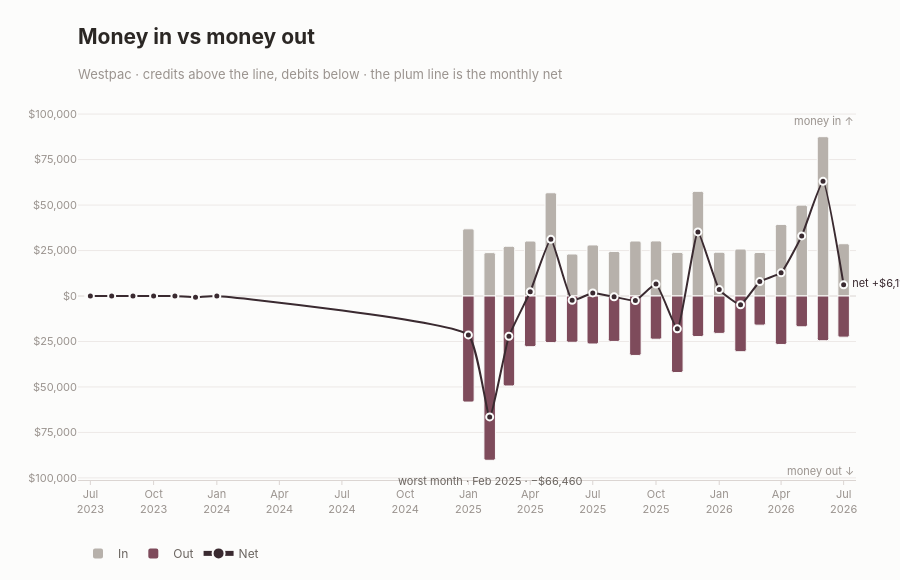

The code cell stored with this chart in its notebook:
### Code cell
"""Money in against money out — the bottom line, with category detail left to the panels above.

Two marks only, and they never touch: credits above the baseline, debits below.
Direction is the primary encoding, which leaves colour redundant — and that is what
keeps a near-neutral rose-and-grey pair legible where eight of them were not.
Validated as a pair: ΔE 28.5 under deuteranopia, 29.5 normal vision.
"""

import math


def _nice_step(span: float, target_ticks: int = 4) -> float:
    """Round tick spacing up to a 1 / 2 / 2.5 / 5 × 10ⁿ step."""
    if span <= 0:
        return 1.0
    raw = span / max(target_ticks, 1)
    mag = 10 ** math.floor(math.log10(raw))
    for m in (1, 2, 2.5, 5):
        if raw <= m * mag:
            return m * mag
    return 10 * mag


def _symmetric_axis(up: float, down: float, headroom: float = 1.12):
    """Mirrored around zero, labelled as magnitudes — no '−$' below the line.

    Ticks are clipped to the data's own reach, so the axis never runs on past the
    tallest bar just to land on a round number.
    """
    reach = max(up, down)
    limit = reach * headroom
    step = _nice_step(reach)
    n = int(limit // step)
    values = [step * i for i in range(-n, n + 1)]
    return values, [f"${abs(v):,.0f}" for v in values], [-limit, limit]


source = df_wbc
flow = source.copy()
flow["Date"] = pd.to_datetime(flow["Date"])
flow["Year Month"] = flow["Date"].dt.to_period("M").dt.to_timestamp()
flow = flow.groupby("Year Month")[["Credit", "Debit"]].sum().sort_index()
net = flow["Credit"] - flow["Debit"]

fig = go.Figure()
fig.add_trace(go.Bar(
    x=flow.index, y=flow["Credit"], name="In",
    marker=dict(color=GREY, line=dict(color=SURFACE, width=1)),
    hovertemplate="$%{y:,.0f}<extra>In</extra>",
))
fig.add_trace(go.Bar(
    x=flow.index, y=-flow["Debit"], name="Out",
    marker=dict(color=ROSE, line=dict(color=SURFACE, width=1)),
    customdata=flow["Debit"].to_numpy(),
    hovertemplate="$%{customdata:,.0f}<extra>Out</extra>",
))
fig.add_trace(go.Scatter(
    x=net.index, y=net.values, name="Net",
    mode="lines+markers",
    line=dict(color=PLUM, width=2, shape="spline", smoothing=0.4),
    marker=dict(size=7, color=PLUM, line=dict(color=SURFACE, width=2)),
    hovertemplate="$%{y:,.0f}<extra>Net</extra>",
))

ticks, labels, span = _symmetric_axis(flow["Credit"].max(), flow["Debit"].max())

fig.update_layout(
    template="none",
    barmode="relative",
    bargap=0.4,
    barcornerradius=2,
    font=dict(family=FONT, size=12, color=INK_SOFT),
    paper_bgcolor=SURFACE, plot_bgcolor=SURFACE,
    height=580,
    margin=dict(l=78, r=44, t=112, b=88),
    hovermode="x unified",
    title=dict(
        text="<b>Money in vs money out</b>",
        subtitle=dict(
            text="Westpac · credits above the line, debits below · the plum line is the monthly net",
            font=dict(size=13, color=INK_MUTED),
        ),
        font=dict(size=21, color=INK),
        x=0, xref="paper", xanchor="left", y=0.95, yanchor="top",
    ),
    legend=dict(
        orientation="h", traceorder="normal",
        x=0, xanchor="left", y=-0.16, yanchor="top",
        font=dict(size=12, color=INK_SOFT),
        itemsizing="constant", itemwidth=30,
        bgcolor="rgba(0,0,0,0)", title_text="",
    ),
    hoverlabel=dict(
        bgcolor=SURFACE, bordercolor=GRID,
        font=dict(family=FONT, size=12, color=INK), align="left",
    ),
    xaxis=dict(
        title_text="",
        showgrid=False,
        showline=True, linecolor=RULE, linewidth=1,
        ticks="outside", tickcolor=RULE, ticklen=4,
        tickfont=dict(size=11, color=INK_MUTED),
        tickformat="%b<br>%Y", dtick="M3",
        range=[flow.index.min() - pd.Timedelta(days=18),
               flow.index.max() + pd.Timedelta(days=18)],
    ),
    yaxis=dict(
        title_text="",
        showgrid=True, gridcolor=GRID, gridwidth=1,
        zeroline=True, zerolinecolor=RULE, zerolinewidth=1,
        showline=False, ticks="",
        tickfont=dict(size=11, color=INK_MUTED),
        tickmode="array", tickvals=ticks, ticktext=labels, range=span,
    ),
)

# Direction said in words, so the reader never has to decode it from the two fills.
for text, y, anchor in (("money in ↑", span[1], "top"), ("money out ↓", span[0], "bottom")):
    fig.add_annotation(
        x=1, xref="paper", xanchor="right", y=y, yanchor=anchor,
        text=text, showarrow=False, font=dict(size=11, color=INK_MUTED),
    )

# Two direct labels, not a number on every bar: the worst month and the latest one.
if len(net) and net.min() < 0:
    worst = net.idxmin()
    position = net.index.get_loc(worst) / max(len(net) - 1, 1)
    fig.add_annotation(
        x=worst, y=-flow["Debit"].loc[worst],
        xanchor="right" if position > 0.85 else "left" if position < 0.15 else "center",
        text=f"worst month · {worst:%b %Y} · −${abs(net.min()):,.0f}",
        showarrow=False, yshift=-12, yanchor="top",
        font=dict(size=11, color=INK_SOFT),
    )

if len(net):
    latest = net.index[-1]
    fig.add_annotation(
        x=latest, y=net.iloc[-1],
        text=f"  net {net.iloc[-1]:+,.0f}".replace("+", "+$").replace("-", "−$"),
        showarrow=False, xanchor="left", yshift=2,
        font=dict(size=11, color=PLUM),
    )

fig.show()

### Figure 1 — Plotly figure (JSON) as saved in the notebook; plotly's stock layout.template omitted (floating-point values rounded to 4 significant figures)
{"data": [{"hovertemplate": "$%{y:,.0f}<extra>In</extra>", "marker": {"color": "#B7B1AB", "line": {"color": "#FCFCFB", "width": 1}}, "name": "In", "type": "bar", "x": ["2023-07-01T00:00:00.000000000", "2023-08-01T00:00:00.000000000", "2023-09-01T00:00:00.000000000", "2023-10-01T00:00:00.000000000", "2023-11-01T00:00:00.000000000", "2023-12-01T00:00:00.000000000", "2024-01-01T00:00:00.000000000", "2025-01-01T00:00:00.000000000", "2025-02-01T00:00:00.000000000", "2025-03-01T00:00:00.000000000", "2025-04-01T00:00:00.000000000", "2025-05-01T00:00:00.000000000", "2025-06-01T00:00:00.000000000", "2025-07-01T00:00:00.000000000", "2025-08-01T00:00:00.000000000", "2025-09-01T00:00:00.000000000", "2025-10-01T00:00:00.000000000", "2025-11-01T00:00:00.000000000", "2025-12-01T00:00:00.000000000", "2026-01-01T00:00:00.000000000", "2026-02-01T00:00:00.000000000", "2026-03-01T00:00:00.000000000", "2026-04-01T00:00:00.000000000", "2026-05-01T00:00:00.000000000", "2026-06-01T00:00:00.000000000", "2026-07-01T00:00:00.000000000"], "y": [0.65, 0.76, 0.71, 0.79, 0.74, 0.44, 0.0, 36930.0, 23850.0, 27350.0, 30220.0, 56770.0, 23100.0, 28080.0, 24500.0, 30230.0, 30290.0, 23990.0, 57530.0, 24090.0, 25830.0, 23940.0, 39370.0, 49960.0, 87590.0, 28750.0]}, {"customdata": [0.0, 0.0, 0.0, 0.0, 0.0, 696.0, 0.44, 58320.0, 90310.0, 49460.0, 27870.0, 25630.0, 25450.0, 26380.0, 24970.0, 32680.0, 23760.0, 42060.0, 22280.0, 20560.0, 30610.0, 16040.0, 26650.0, 16940.0, 24570.0, 22630.0], "hovertemplate": "$%{customdata:,.0f}<extra>Out</extra>", "marker": {"color": "#7E4B5B", "line": {"color": "#FCFCFB", "width": 1}}, "name": "Out", "type": "bar", "x": ["2023-07-01T00:00:00.000000000", "2023-08-01T00:00:00.000000000", "2023-09-01T00:00:00.000000000", "2023-10-01T00:00:00.000000000", "2023-11-01T00:00:00.000000000", "2023-12-01T00:00:00.000000000", "2024-01-01T00:00:00.000000000", "2025-01-01T00:00:00.000000000", "2025-02-01T00:00:00.000000000", "2025-03-01T00:00:00.000000000", "2025-04-01T00:00:00.000000000", "2025-05-01T00:00:00.000000000", "2025-06-01T00:00:00.000000000", "2025-07-01T00:00:00.000000000", "2025-08-01T00:00:00.000000000", "2025-09-01T00:00:00.000000000", "2025-10-01T00:00:00.000000000", "2025-11-01T00:00:00.000000000", "2025-12-01T00:00:00.000000000", "2026-01-01T00:00:00.000000000", "2026-02-01T00:00:00.000000000", "2026-03-01T00:00:00.000000000", "2026-04-01T00:00:00.000000000", "2026-05-01T00:00:00.000000000", "2026-06-01T00:00:00.000000000", "2026-07-01T00:00:00.000000000"], "y": [-0.0, -0.0, -0.0, -0.0, -0.0, -696.0, -0.44, -58320.0, -90310.0, -49460.0, -27870.0, -25630.0, -25450.0, -26380.0, -24970.0, -32680.0, -23760.0, -42060.0, -22280.0, -20560.0, -30610.0, -16040.0, -26650.0, -16940.0, -24570.0, -22630.0]}, {"hovertemplate": "$%{y:,.0f}<extra>Net</extra>", "line": {"color": "#3A2A30", "shape": "spline", "smoothing": 0.4, "width": 2}, "marker": {"color": "#3A2A30", "line": {"color": "#FCFCFB", "width": 2}, "size": 7}, "mode": "lines+markers", "name": "Net", "type": "scatter", "x": ["2023-07-01T00:00:00.000000000", "2023-08-01T00:00:00.000000000", "2023-09-01T00:00:00.000000000", "2023-10-01T00:00:00.000000000", "2023-11-01T00:00:00.000000000", "2023-12-01T00:00:00.000000000", "2024-01-01T00:00:00.000000000", "2025-01-01T00:00:00.000000000", "2025-02-01T00:00:00.000000000", "2025-03-01T00:00:00.000000000", "2025-04-01T00:00:00.000000000", "2025-05-01T00:00:00.000000000", "2025-06-01T00:00:00.000000000", "2025-07-01T00:00:00.000000000", "2025-08-01T00:00:00.000000000", "2025-09-01T00:00:00.000000000", "2025-10-01T00:00:00.000000000", "2025-11-01T00:00:00.000000000", "2025-12-01T00:00:00.000000000", "2026-01-01T00:00:00.000000000", "2026-02-01T00:00:00.000000000", "2026-03-01T00:00:00.000000000", "2026-04-01T00:00:00.000000000", "2026-05-01T00:00:00.000000000", "2026-06-01T00:00:00.000000000", "2026-07-01T00:00:00.000000000"], "y": [0.65, 0.76, 0.71, 0.79, 0.74, -695.5, -0.44, -21380.0, -66460.0, -22100.0, 2348.0, 31140.0, -2354.0, 1690.0, -473.7, -2453.0, 6534.0, -18070.0, 35240.0, 3529.0, -4785.0, 7904.0, 12720.0, 33010.0, 63020.0, 6119.0]}], "layout": {"annotations": [{"font": {"color": "#9A938E", "size": 11}, "showarrow": false, "text": "money in ↑", "x": 1, "xanchor": "right", "xref": "paper", "y": 101100.0, "yanchor": "top"}, {"font": {"color": "#9A938E", "size": 11}, "showarrow": false, "text": "money out ↓", "x": 1, "xanchor": "right", "xref": "paper", "y": -101100.0, "yanchor": "bottom"}, {"font": {"color": "#6B6560", "size": 11}, "showarrow": false, "text": "worst month · Feb 2025 · −$66,460", "x": "2025-02-01T00:00:00", "xanchor": "center", "y": -90310.0, "yanchor": "top", "yshift": -12}, {"font": {"color": "#3A2A30", "size": 11}, "showarrow": false, "text": "  net +$6,119", "x": "2026-07-01T00:00:00", "xanchor": "left", "y": 6119.0, "yshift": 2}], "barcornerradius": 2, "bargap": 0.4, "barmode": "relative", "font": {"color": "#6B6560", "family": "Inter, Avenir Next, -apple-system, Helvetica Neue, Arial, sans-serif", "size": 12}, "height": 580, "hoverlabel": {"align": "left", "bgcolor": "#FCFCFB", "bordercolor": "#EDE9E7", "font": {"color": "#2B2724", "family": "Inter, Avenir Next, -apple-system, Helvetica Neue, Arial, sans-serif", "size": 12}}, "hovermode": "x unified", "legend": {"bgcolor": "rgba(0,0,0,0)", "font": {"color": "#6B6560", "size": 12}, "itemsizing": "constant", "itemwidth": 30, "orientation": "h", "title": {"text": ""}, "traceorder": "normal", "x": 0, "xanchor": "left", "y": -0.16, "yanchor": "top"}, "margin": {"b": 88, "l": 78, "r": 44, "t": 112}, "paper_bgcolor": "#FCFCFB", "plot_bgcolor": "#FCFCFB", "title": {"font": {"color": "#2B2724", "size": 21}, "subtitle": {"font": {"color": "#9A938E", "size": 13}, "text": "Westpac · credits above the line, debits below · the plum line is the monthly net"}, "text": "<b>Money in vs money out</b>", "x": 0, "xanchor": "left", "xref": "paper", "y": 0.95, "yanchor": "top"}, "xaxis": {"dtick": "M3", "linecolor": "#DBD5D2", "linewidth": 1, "range": ["2023-06-13T00:00:00", "2026-07-19T00:00:00"], "showgrid": false, "showline": true, "tickcolor": "#DBD5D2", "tickfont": {"color": "#9A938E", "size": 11}, "tickformat": "%b<br>%Y", "ticklen": 4, "ticks": "outside", "title": {"text": ""}}, "yaxis": {"gridcolor": "#EDE9E7", "gridwidth": 1, "range": [-101100.0, 101100.0], "showgrid": true, "showline": false, "tickfont": {"color": "#9A938E", "size": 11}, "tickmode": "array", "ticks": "", "ticktext": ["$100,000", "$75,000", "$50,000", "$25,000", "$0", "$25,000", "$50,000", "$75,000", "$100,000"], "tickvals": [-100000, -75000, -50000, -25000, 0, 25000, 50000, 75000, 100000], "title": {"text": ""}, "zeroline": true, "zerolinecolor": "#DBD5D2", "zerolinewidth": 1}}}
